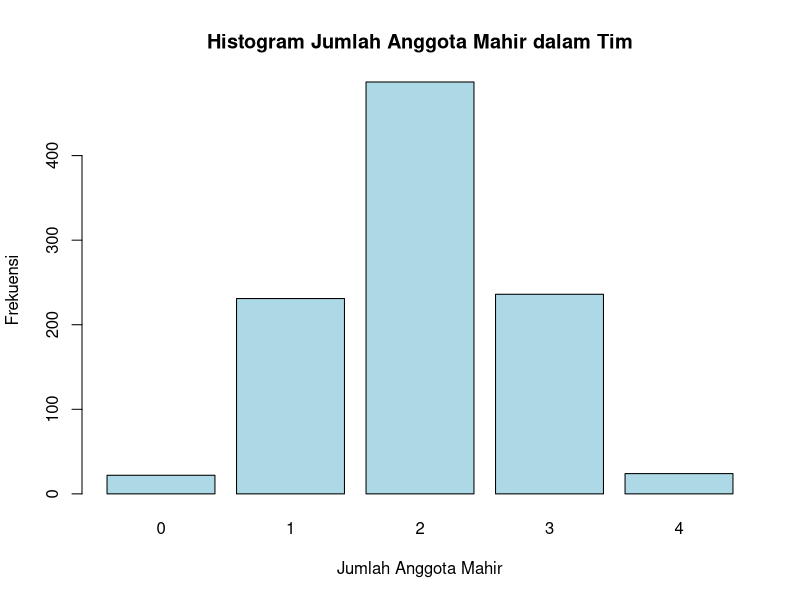

The R script that drew this image:
## ---- chunk 1
# Fungsi untuk simulasi pemilihan tim
SimulasiTim = function() { # Mendefinisikan fungsi bernama SimulasTim
  kelompok = c(rep("Mahir", 4), rep("Pemula", 6)) # Mahir = 4, Pemula = 6 yaitu mengulang teks "Mahir" sebanyak 4 kali dan "Pemula" sebanyak 6x kemudian menggabungkan hasil tersebut dengan c
  tim = sample(kelompok, 5, replace = FALSE) #Mengambil 5 orang secara acak dari kelompok dan tanpa pengembalian
  return(sum(tim == "Mahir")) # Jumlah anggota mahir dalam tim
}

# Jalankan simulasi 1000 kali
set.seed(123) # Membuat hasil acak tetap sama
hasil = replicate(1000, SimulasiTim()) # Menjalankan fungsi sebanyak 1000 kali
rata_rata_mahir = mean(hasil) # Menghitung rata-rata jumlah anggota Mahir dari 1000 simulasi

cat("Rata-rata jumlah anggota mahir dalam tim:", rata_rata_mahir, "\n") # Menampilkan hasil
## ---- chunk 2
# Membuat Barplot
barplot(table(hasil), main = "Histogram Jumlah Anggota Mahir dalam Tim", xlab = "Jumlah Anggota Mahir", ylab = "Frekuensi", col = "lightblue") # Membuat diagram batang dengan menghitung frekuensi dan memberikan judul, label, dan warna batang
## ---- chunk 3
set.seed(123) # Mengatur seed random

# Simulasi pengambilan tiket
simulasi_tiket = function() { # Mendefinisikan fungsi
  # Mengambil 3 tiket secara acak
  tiket = sample(1:100, 3, replace = FALSE) # Mengambil 3 tiket dari 1-100 tanpa pengembalian
  # Menentukan apakah ada tiket pemenang
  ada_pemenang = any(tiket %in% 1:10) # Mengecek minimal 1 dari 3 tiket termasuk pemenang
  return(ada_pemenang) # Mengembalikan jika ada minimal 1 tiket pemenang
}

# Simulasi untuk banyak pengambilan
n_simulasi = 1000 # Simulasi diulang sebanyak 1000 kali

# Hasil simulasi
hasil_simulasi = replicate(n_simulasi, simulasi_tiket()) # Menjalankan fungsi sebanyak 1000 kali

# Menghitung peluang mendapatkan setidaknya 1 tiket pemenang
peluang = mean(hasil_simulasi) # Menghitung peluang secara simulasi

# Menampilkan hasil
cat("Peluang mendapatkan setidaknya 1 tiket pemenang:", peluang, "\n") # Menampilkan peluang
## ---- chunk 4
# Fungsi untuk simulasi lotere
SimulasiLotere = function() { # Mendefinisikan fungsi
  tiket = c(rep("Biasa", 90),rep("Pemenang", 10)) # 10 tiket pemenang, 90 tiket biasa # Membuat populasi tiket berbentuk kategori
  pilihan = sample(tiket, 3, replace = FALSE) # Mengambil 3 tiket secara acak tanpa pengembalian
  return(any(pilihan == "Pemenang")) # Apakah ada tiket pemenang # Mengecek apakah terdapat minimal 1 tiket pemenang
}

# Jalankan simulasi 1000 kali
set.seed(123) # Seed diatur agar hasil konsisten
hasil = replicate(1000, SimulasiLotere()) # Menjalankan simulasi sebanyak 1000 kali
peluang_menang = mean(hasil) # Menghitung peluang menang dari simulasi

cat("Peluang mendapatkan setidaknya 1 tiket pemenang:", peluang_menang, "\n") # Menampilkan hasil akhir
## ---- chunk 5
# Fungsi untuk simulasi runtuhnya kartu domino
SimulasiDomino = function() { # Mendefinisikan fungsi
  kartu = sample(1:12, 2, replace = FALSE) # Mengambil 2 kartu domino berbeda secara acak dari 1-12
  if (kartu[1] %% kartu[2] == 0) { # If untuk menentukan apakah kartu kedua runtuh
    return(1) # Kartu kedua runtuh maka menampilkan 1
  } else { # Jika if tidak terpenuhi
    return(0) # Kartu kedua tidak runtuh maka menampilkan 0
  }
}

# Jalankan simulasi 500 kali
set.seed(123) # Mengatur seed agar konsisten
hasil = replicate(500, SimulasiDomino()) # Menjalankan fungsi sebanyak 500 kali
peluang_runtuh = mean(hasil) # Menghitung peluan kartu kedua runtuh

cat("Jumlah runtuhnya kartu kedua:", sum(hasil), "\n") # Menampilan total kejadian runtuh dari 500 simulasi
## ---- chunk 6
cat("Peluang kartu kedua runtuh:", peluang_runtuh, "\n") # Menampilkan peluang runtuh dalam bentuk desimal
